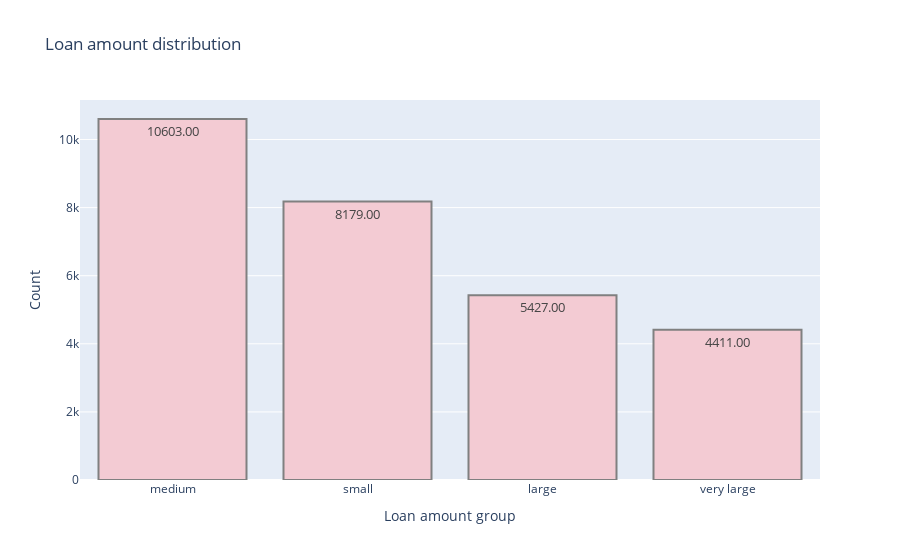

Notebook code for this chart:
### Code cell
data['loan_amount_group'] = pd.cut(data['loan_amnt'],
                           bins=[0, 5000, 10000, 15000, float('inf')],
                            labels=['small', 'medium', 'large', 'very large'])

counts=data.loan_amount_group.value_counts()

fig = px.bar(x=counts.index, y=counts.values, color_discrete_sequence=px.colors.sequential.Magenta, 
             title='Loan amount distribution')

fig.update_layout(xaxis_title='Loan amount group', yaxis_title='Count')
fig.update_traces(texttemplate='%{y:.2f}', textposition='auto', textfont_size=13, marker=dict(line=dict(color='#102000', width=.2)))

fig.data[0].marker.line.width = 2
fig.data[0].marker.line.color='gray'
fig.show()

### Figure 1 — Plotly figure (JSON) as saved in the notebook; plotly's stock layout.template omitted (floating-point values rounded to 4 significant figures)
{"data": [{"alignmentgroup": "True", "hovertemplate": "x=%{x}<br>y=%{y}<extra></extra>", "legendgroup": "", "marker": {"color": "rgb(243, 203, 211)", "line": {"color": "gray", "width": 2}, "pattern": {"shape": ""}}, "name": "", "offsetgroup": "", "orientation": "v", "showlegend": false, "textfont": {"size": 13}, "textposition": "auto", "texttemplate": "%{y:.2f}", "type": "bar", "x": ["medium", "small", "large", "very large"], "xaxis": "x", "y": [10603, 8179, 5427, 4411], "yaxis": "y"}], "layout": {"autosize": true, "barmode": "relative", "legend": {"tracegroupgap": 0}, "title": {"text": "Loan amount distribution"}, "xaxis": {"anchor": "y", "autorange": true, "domain": [0, 1], "range": [-0.5, 3.5], "title": {"text": "Loan amount group"}, "type": "category"}, "yaxis": {"anchor": "x", "autorange": true, "domain": [0, 1], "range": [0, 11160.0], "title": {"text": "Count"}, "type": "linear"}}}
